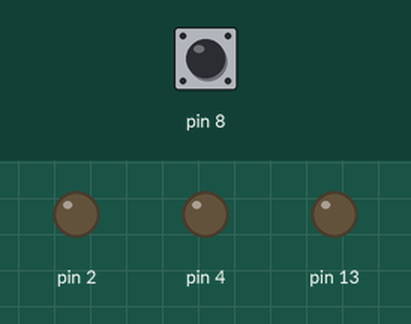
This sketch was run on a simulated Arduino Uno, built with avr-gcc and run on an emulated ATmega328P. On the bench: output pins drawn as LEDs (lit = HIGH). Dashed ring = blinking. The test bench sets the inputs (shaded band); at power-on: pin 8 LOW. What the sketch prints to the serial monitor is not drawn.

Above: at 1.2 s.
1.3 s: pin 8 driven HIGH
At 2.6 s:
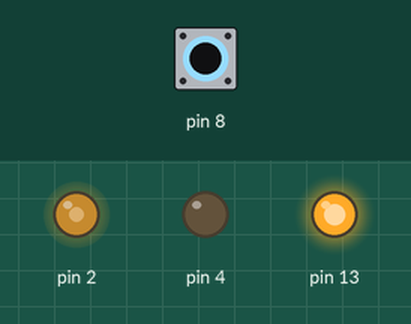
2.9 s: pin 8 driven LOW
At 3.3 s:
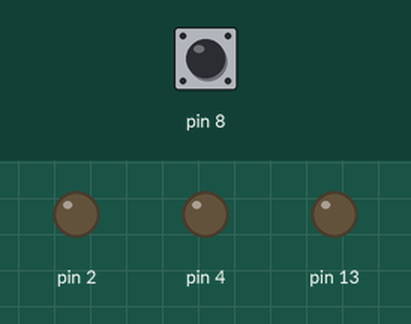
4.8 s: pin 8 pulsed HIGH 2 times (0.12 s each, 0.3 s apart)
At 4.86 s:
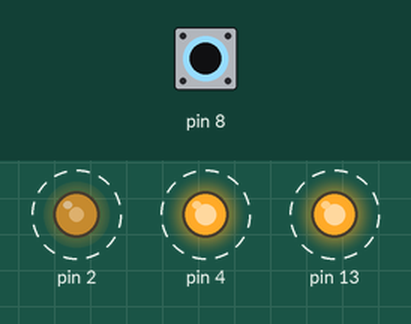
Timing chart, 0 to 7.8 s (numbered marks = the images above; inputs shaded):
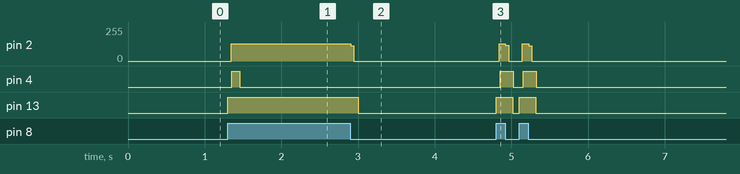

The sketch:

morse.ino
```cpp
String s = String("");
bool separate_f = false;

// micro seconds
int signal_tone = 1600;

float short_rate = 0.05 * pow(10, 6) / signal_tone;
float long_rate = short_rate * 3;
float separate_rate = short_rate * 2;

int count[] = {0, 0};

void setup() {
  pinMode(2, OUTPUT);
  pinMode(4, OUTPUT);
  pinMode(8, INPUT);
  pinMode(13, OUTPUT);
  Serial.begin(9600);
  digitalWrite(4, LOW);
}

void loop() {
  if(digitalRead(8) == HIGH){
    count[0]++;
    digitalWrite(13, HIGH);
    digitalWrite(2, HIGH);
    delayMicroseconds(signal_tone / 2);
    digitalWrite(2, LOW);
    delayMicroseconds(signal_tone / 2);
  }else{
    if (count[0] >= 1 && count[0] < long_rate){
      s = String(s + ".");
      char c[2] = {0x61, 0x62};
      Serial.write(".");
      separate_f = true;
      delay(100);
      count[1] = 0;
      count[0] = 0;
    }else if(count[0] >= long_rate){
      s = String(s + "-");
      Serial.write("-");
      separate_f = true;
      delay(100);
      count[1] = 0;
      count[0] = 0;
    }

    if(separate_f == true && count[1] >= separate_rate){
      s = String(s + " ");
      Serial.write("/");
      separate_f = false;
      delay(100);
    }


    count[1]++;
    digitalWrite(13, LOW);
    delay(5);
  }

  if (count[0] >= short_rate && count[0] < long_rate){
    digitalWrite(4, HIGH);
  }else{
    digitalWrite(4, LOW);
  }
}
```

Measured:
- after the input at 1.3 s, pin 2: 0/255 → 128/255 at once; pin 4: LOW → HIGH after 0.05 s, → LOW 0.10 s later; pin 13: LOW → HIGH at once
- after the input at 2.9 s, pin 2: 128/255 → 0/255 at once; pin 13: HIGH → LOW after 0.10 s
- after the input at 4.8 s, pin 2: alternates 128/255 for 0.08 s and 0/255 for 0.22 s, 4 changes in all, then stays 0/255, starting at once; pin 4: alternates HIGH for 0.17 s and LOW for 0.13 s, 4 changes in all, then stays LOW, starting after 0.05 s; pin 13: alternates HIGH for 0.22 s and LOW for 0.08 s, 4 changes in all, then stays LOW, starting at once
